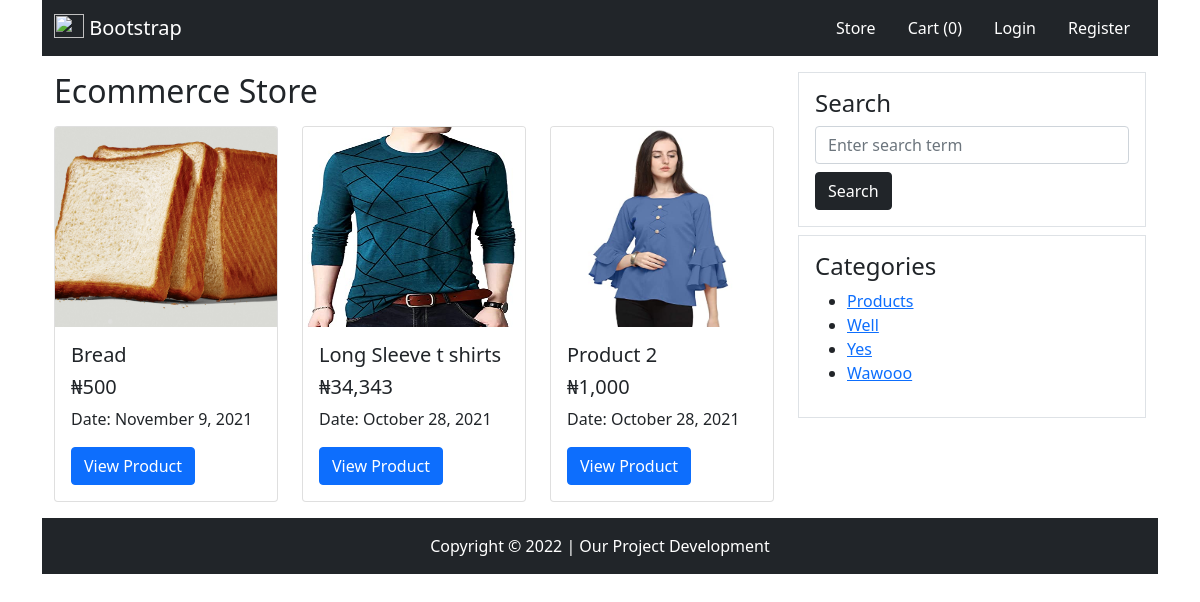
The page /store.php on the database its author committed.
### tables this page shows
CREATE TABLE IF NOT EXISTS `products` (
  `id` int(11) NOT NULL AUTO_INCREMENT,
  `title` varchar(1000) DEFAULT NULL,
  `image` varchar(1000) DEFAULT NULL,
  `status` int(255) DEFAULT '0',
  `category_id` varchar(1000) DEFAULT NULL,
  `content` text,
  `price` varchar(1000) DEFAULT NULL,
  `timestamp` timestamp NOT NULL DEFAULT CURRENT_TIMESTAMP,
  PRIMARY KEY (`id`)
);

CREATE TABLE IF NOT EXISTS `category` (
  `id` int(11) NOT NULL AUTO_INCREMENT,
  `name` varchar(1000) DEFAULT NULL,
  PRIMARY KEY (`id`)
);

### store.php (the view, shortened to what this page needs)
<?php
require "inc/header.php";
?>
<div class="container">
    <?php require './pages/header-home.php'; ?>
    <div class="container-fluid my-3">
        <div class="row">
            <div class="col-8">
                <h2>Ecommerce Store</h2>
                <div class="row">
                    <?php
                        $sql = "SELECT * FROM products ORDER BY id DESC";
                        $query = mysqli_query($connection, $sql);
                        while($result = mysqli_fetch_assoc($query)){
                            ?>
                    <div class="col-4 mt-2">
                        <div class="card">
                            <img src="<?php echo $result["image"] ?>" style="    height: 200px;width: 100%;"
                                class="card-img-top" alt="...">
                            <div class="card-body">
                                <h5 class="card-title"><?php echo $result["title"] ?></h5>
                                <h5 class="card-title">₦<?php echo number_format($result["price"]) ?></h5>
                                <p class="card-text">Date: <?php echo date("F j, Y", strtotime($result["timestamp"])) ?>
                                </p>
                                <a href="store_product/<?php echo $result["id"] ?>/<?php echo str_replace(" ", "-", $result["title"]);  ?>/"
                                    class="btn btn-primary">View
                                    Product</a>
                            </div>
                        </div>
                    </div>
                    <?php
                        }
                    ?>
                </div>
            </div>
            <div class="col-4">
                <div class="border p-3">
                    <form action="search.php" method="post">
                        <div class="form-group">
                            <h4>Search</h4>
                            <input type="text" name="search" class="form-control" placeholder="Enter search term" id="">
                        </div>
                        <button type="submit" class="btn btn-dark mt-2">Search</button>
                    </form>
                </div>
                <div class="border p-3 mt-2">
                    <h4>Categories</h4>
                    <ul>
                        <?php
                            $sql_c = "SELECT * FROM category ORDER By id DESC";
                            $query_c = mysqli_query($connection, $sql_c);
                            while ($result_c = mysqli_fetch_assoc($query_c)) {
                                ?>
                        <li>
                            <a
                                href="post-category.php?post_category_id=<?php echo $result_c["id"]; ?>"><?php echo $result_c["name"]; ?></a>
                        </li>
                        <?php
                            }
                        ?>
                    </ul>
                </div>
            </div>
        </div>
    </div>
    <?php require './pages/footer-home.php'; ?>
</div>
<?php
require "inc/footer.php";
?>

### rows shown on the page
products: image (picture), title "Bread", price "500", timestamp "November 9, 2021"
products: image (picture), title "Long Sleeve t shirts", price "34,343", timestamp "October 28, 2021"
products: image (picture), title "Product 2", price "1,000", timestamp "October 28, 2021"
category: name "Products"
category: name "Well"
category: name "Yes"
category: name "Wawooo"
